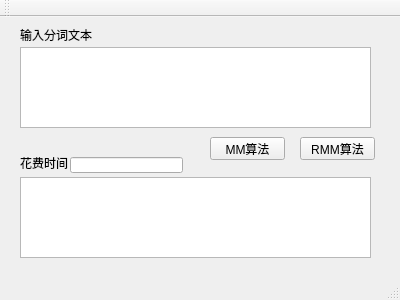
<?xml version="1.0" encoding="UTF-8"?>
<ui version="4.0">
 <class>MainWindow</class>
 <widget class="QMainWindow" name="MainWindow">
  <property name="geometry">
   <rect>
    <x>0</x>
    <y>0</y>
    <width>400</width>
    <height>300</height>
   </rect>
  </property>
  <property name="windowTitle">
   <string>MainWindow</string>
  </property>
  <widget class="QWidget" name="centralWidget">
   <widget class="QPushButton" name="RMMButton">
    <property name="geometry">
     <rect>
      <x>300</x>
      <y>120</y>
      <width>75</width>
      <height>23</height>
     </rect>
    </property>
    <property name="text">
     <string>RMM算法</string>
    </property>
   </widget>
   <widget class="QTextEdit" name="textInput">
    <property name="geometry">
     <rect>
      <x>20</x>
      <y>30</y>
      <width>351</width>
      <height>81</height>
     </rect>
    </property>
   </widget>
   <widget class="QTextEdit" name="textOutput">
    <property name="geometry">
     <rect>
      <x>20</x>
      <y>160</y>
      <width>351</width>
      <height>81</height>
     </rect>
    </property>
   </widget>
   <widget class="QPushButton" name="MMButton">
    <property name="geometry">
     <rect>
      <x>210</x>
      <y>120</y>
      <width>75</width>
      <height>23</height>
     </rect>
    </property>
    <property name="text">
     <string>MM算法</string>
    </property>
   </widget>
   <widget class="QLabel" name="label">
    <property name="geometry">
     <rect>
      <x>20</x>
      <y>10</y>
      <width>91</width>
      <height>16</height>
     </rect>
    </property>
    <property name="text">
     <string>输入分词文本</string>
    </property>
   </widget>
   <widget class="QLabel" name="label_2">
    <property name="geometry">
     <rect>
      <x>20</x>
      <y>140</y>
      <width>54</width>
      <height>12</height>
     </rect>
    </property>
    <property name="font">
     <font>
      <weight>50</weight>
      <bold>false</bold>
     </font>
    </property>
    <property name="text">
     <string>花费时间</string>
    </property>
   </widget>
   <widget class="QLineEdit" name="lineTime">
    <property name="geometry">
     <rect>
      <x>70</x>
      <y>140</y>
      <width>113</width>
      <height>16</height>
     </rect>
    </property>
   </widget>
  </widget>
  <widget class="QMenuBar" name="menuBar">
   <property name="geometry">
    <rect>
     <x>0</x>
     <y>0</y>
     <width>400</width>
     <height>23</height>
    </rect>
   </property>
  </widget>
  <widget class="QToolBar" name="mainToolBar">
   <attribute name="toolBarArea">
    <enum>TopToolBarArea</enum>
   </attribute>
   <attribute name="toolBarBreak">
    <bool>false</bool>
   </attribute>
  </widget>
  <widget class="QStatusBar" name="statusBar"/>
 </widget>
 <layoutdefault spacing="6" margin="11"/>
 <resources/>
 <connections/>
</ui>
